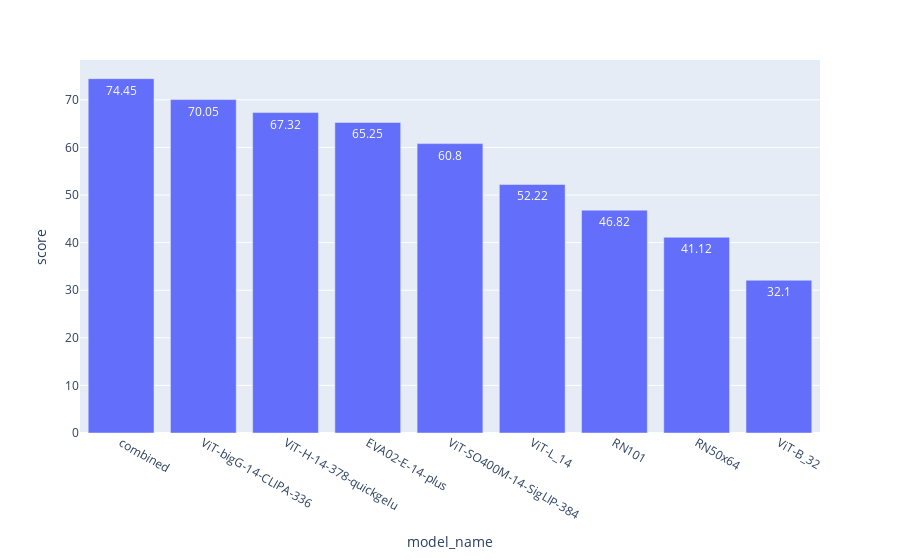

The code cell stored with this chart in its notebook:
### Code cell
fig = px.bar(diagonals_df,x='model_name', y='score', text_auto=True)
fig.show()

### Figure 1 — Plotly figure (JSON) as saved in the notebook; plotly's stock layout.template omitted (floating-point values rounded to 4 significant figures)
{"data": [{"alignmentgroup": "True", "hovertemplate": "model_name=%{x}<br>score=%{y}<extra></extra>", "legendgroup": "", "marker": {"color": "#636efa", "pattern": {"shape": ""}}, "name": "", "offsetgroup": "", "orientation": "v", "showlegend": false, "textposition": "auto", "texttemplate": "%{y}", "type": "bar", "x": ["combined", "ViT-bigG-14-CLIPA-336", "ViT-H-14-378-quickgelu", "EVA02-E-14-plus", "ViT-SO400M-14-SigLIP-384", "ViT-L_14", "RN101", "RN50x64", "ViT-B_32"], "xaxis": "x", "y": [74.45, 70.05, 67.32, 65.25, 60.8, 52.22, 46.82, 41.12, 32.1], "yaxis": "y"}], "layout": {"barmode": "relative", "legend": {"tracegroupgap": 0}, "margin": {"t": 60}, "xaxis": {"anchor": "y", "domain": [0, 1], "title": {"text": "model_name"}}, "yaxis": {"anchor": "x", "domain": [0, 1], "title": {"text": "score"}}}}
